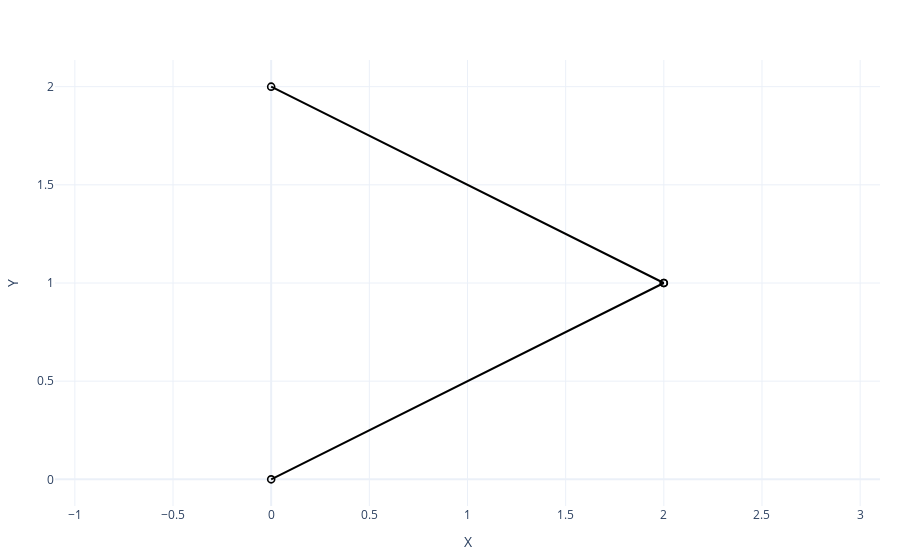

Notebook code cell kept with this figure:
### Code cell
# Problem 2

#a)
print('a)')

# Define inputs
E = 1
A = 1
I = 1
rho = 1
P = 1
L = 1

Ex = np.array([
    [0, 2 * L],
    [2 * L, 0]
])

Ey = np.array([
    [0, L],
    [L, 2 * L]
])

fig = draw_discrete_elements(
    Ex, Ey
)
fig.show()

"Edof can't be used since there is a bar and a beam"
# Edof = np.array([
#     [1,2,3,4,5,6],
#     [4,5,6,7,8,9]
# ])

nel = 2
ndofs = 8

# Initiate stiffness matrix and load vector
K = np.zeros((ndofs, ndofs))
f = np.zeros((ndofs))

# Element 1: beam
ex1 = Ex[0, :]
ey1 = Ey[0, :]
Ke1 = beam2e(ex1, ey1, E, A, I)
dofs1 = [1,2,3,4,5,6]
assem(K, Ke1, dofs1)

# Element 2: bar
ex2 = Ex[1, :]
ey2 = Ey[1, :]
Ke2 = bar2e(ex2, ey2, E, A)
dofs2 = [4,5,7,8]
assem(K, Ke2, dofs2)

# Force P
f[5-1] = - P

# Boundary conditions
bc_dofs = np.array([1, 2, 3, 4, 7, 8])
bc_vals = np.array([0, 0, 0, 0, 0, 0])

# Solve system
a, r = solve_eq(K, f, bc_dofs, bc_vals)

# Displacement at point C
displacement_C = a[5 - 1]
print(displacement_C)

# b)
print('b)')

# Initiate mass matrix
M = np.zeros((ndofs, ndofs))

M1 = beam2m(ex1, ey1, rho, A)
assem(M, M1, dofs1)

M2 = bar2m(ex2, ey2, rho, A)
assem(M, M2, dofs2)

# Free degrees of freedom
free_dofs = [5, 6]

# Reduced matrices
K_red = extract_block(K, free_dofs)
M_red = extract_block(M, free_dofs)

# Solve eigenvalue-problem
omega2, phi = eigh(K_red, M_red)

print(f'smallest eigenfrequency [Hz]: {np.min(np.sqrt(omega2) / (2 * np.pi)):.4f}')

### Figure 1 — Plotly figure (JSON) as saved in the notebook; plotly's stock layout.template omitted (floating-point values rounded to 4 significant figures)
{"data": [{"hoverinfo": "skip", "line": {"color": "black", "dash": "solid", "width": 2}, "mode": "lines", "name": "elements", "type": "scatter", "x": [0, 2, 0, null, 2, 0, 2, null], "y": [0, 1, 0, null, 1, 2, 1, null]}, {"hovertemplate": "x=%{x:.3f}<br>y=%{y:.3f}<extra></extra>", "marker": {"color": "rgba(0,0,0,0)", "line": {"color": "black", "width": 1.6}, "size": 7, "symbol": "circle"}, "mode": "markers", "name": "nodes", "type": "scatter", "x": [0.0, 2.0, 2.0, 0.0], "y": [0.0, 1.0, 1.0, 2.0]}], "layout": {"margin": {"b": 40, "l": 40, "r": 20, "t": 60}, "showlegend": false, "title": {"text": ""}, "xaxis": {"title": {"text": "X"}}, "yaxis": {"scaleanchor": "x", "scaleratio": 1, "title": {"text": "Y"}}}}
